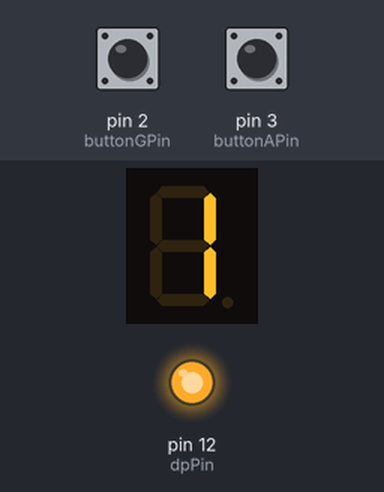
The sketch below on a simulated Arduino Uno, built with avr-gcc and run on an emulated ATmega328P. On the bench: 1-digit seven-segment display, output pins drawn as LEDs (lit = HIGH). Wiring (inferred from the names in the program): 1-digit 7-segment display, segments lit when LOW: segments pin 5, pin 6, pin 7, pin 8, pin 9, pin 10, pin 11. The test bench sets the inputs (shaded band); at power-on: pin 2 (buttonGPin) HIGH, pin 3 (buttonAPin) HIGH. Random numbers use the default seed unless the sketch sets one; the segment pins are drawn as the display they are named for; pins used as bus, display or sensor lines are not drawn; what the sketch prints to the serial monitor is not drawn.

Above: at 1.2 s.
1.3 s: pin 2 (buttonGPin) pulled LOW for 0.15 s
At 2.1 s:
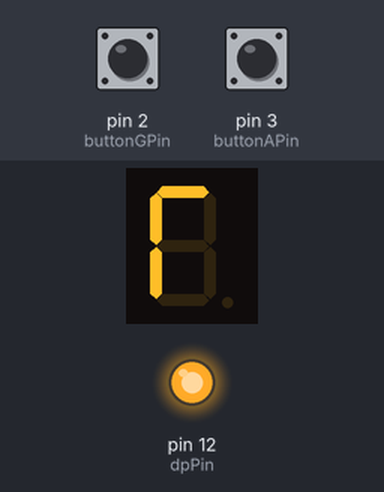
3.8 s: pin 3 (buttonAPin) pulled LOW for 1 s
At 5.2 s:
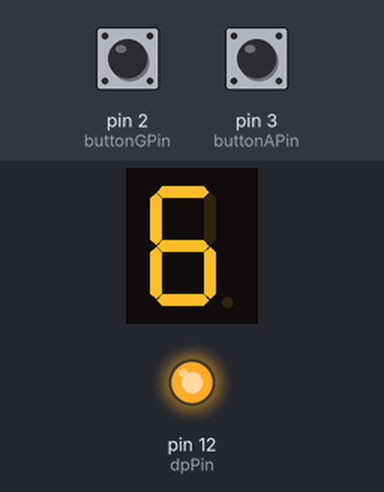
6.3 s: pin 2 (buttonGPin) pulled LOW for 1 s
At 7.1 s:
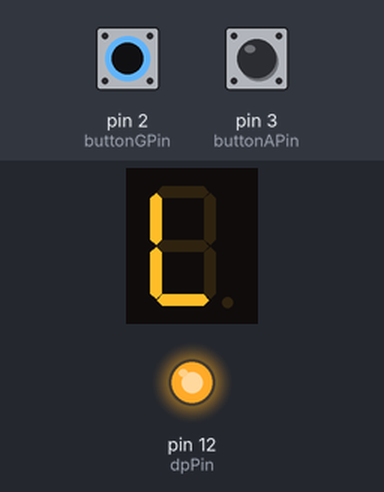
8.8 s: pin 3 (buttonAPin) pulled LOW for 0.15 s
At 9.6 s:
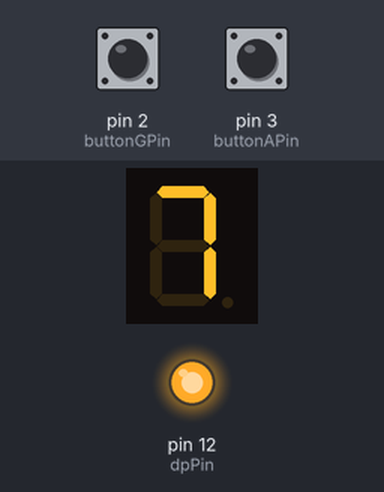
10.5 s: pin 2 (buttonGPin) pulled LOW for 3.2 s
At 10.8 s:
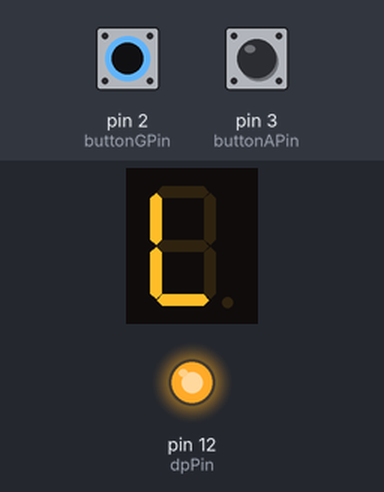
Timing chart, 0 to 13.5 s (numbered marks = the images above; inputs shaded):
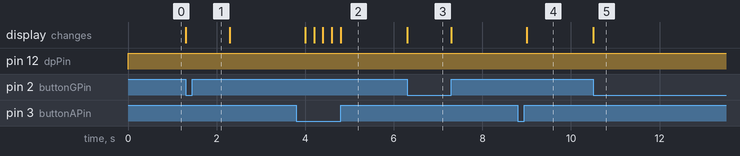

Measured:
- after the input at 1.3 s, the display: changes at once (image 1)
- after the input at 3.8 s, the display: first changes after 0.20 s (image 2 shows a later state)
- after the input at 6.3 s, the display: changes at once (image 3)
- after the input at 8.8 s, the display: changes after 0.20 s (image 4)
- after the input at 10.5 s, the display: changes at once (image 5)

The sketch:

7Seg.ino
```cpp
int display[12][7] =
{
  {1, 1, 1, 1, 1, 1, 0}, // 0
  {0, 1, 1, 0, 0, 0, 0}, // 1
  {1, 1, 0, 1, 1, 0, 1}, // 2
  {1, 1, 1, 1, 0, 0, 1}, // 3
  {0, 1, 1, 0, 0, 1, 1}, // 4
  {1, 0, 1, 1, 0, 1, 1}, // 5
  {1, 0, 1, 1, 1, 1, 1}, // 6
  {1, 1, 1, 0, 0, 0, 0}, // 7
  {1, 1, 1, 1, 1, 1, 1}, // 8
  {1, 1, 1, 1, 0, 1, 1}, // 9
  {1, 0, 0, 0, 1, 1, 0},
  {0, 0, 0, 1, 1, 1, 0}
};

int pinseg[7] = {5, 6, 7, 8, 9, 10, 11};
int dpPin = 12;
int buttonAPin = 3;
int buttonGPin = 2;

int currentNumber = 1;
int randomNum;

void setup()
{
  for (int i = 0; i < 7; i++)
    pinMode(pinseg[i], OUTPUT);

  pinMode(dpPin, OUTPUT);
  pinMode(buttonAPin, INPUT_PULLUP);
  pinMode(buttonGPin, INPUT_PULLUP);

  Serial.begin(9600);
  randomSeed(millis());
  randomNum = random(1, 10);
  Serial.print("Random Number : ");
  Serial.println(randomNum);
}

void displaySegment(int segment[7])
{
  for (int i = 0; i < 7; i++)
    digitalWrite(pinseg[i], !segment[i]);
  digitalWrite(dpPin, HIGH);
}

void loop()
{
  displaySegment(display[currentNumber]);
    if (digitalRead(buttonAPin) == LOW) {
      currentNumber = (currentNumber + 1);
      if(currentNumber==10)
        currentNumber=1;
      delay(200);
    }
    if (digitalRead(buttonGPin) == LOW){
      if (currentNumber == randomNum) {
        displaySegment(display[0]);
        randomNum = random(1, 9);
        currentNumber = 1;
        Serial.print("Random Number : ");
        Serial.println(randomNum);
      }
      else if (currentNumber > randomNum)
        displaySegment(display[11]);
      else
        displaySegment(display[10]);
      delay(1000);
    }
}
```
